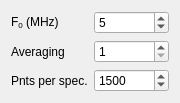
    <widget class="QWidget" name="formLayoutWidget_6">
     <property name="geometry">
      <rect>
       <x>20</x>
       <y>30</y>
       <width>180</width>
       <height>89</height>
      </rect>
     </property>
     <layout class="QFormLayout" name="formLayout_2">
      <item row="0" column="0">
       <widget class="QLabel" name="qcm_f0_label">
        <property name="text">
         <string>&lt;html&gt;&lt;head/&gt;&lt;body&gt;&lt;p&gt;F&lt;span style=&quot; vertical-align:sub;&quot;&gt;0&lt;/span&gt; (MHz)&lt;/p&gt;&lt;/body&gt;&lt;/html&gt;</string>
        </property>
        <property name="textFormat">
         <enum>Qt::RichText</enum>
        </property>
       </widget>
      </item>
      <item row="0" column="1">
       <widget class="QSpinBox" name="set_f0">
        <property name="toolTip">
         <string>Resonant frequency of QCM crystal. This is used when &quot;find resonances&quot; option is selected. </string>
        </property>
        <property name="minimum">
         <number>4</number>
        </property>
        <property name="maximum">
         <number>12</number>
        </property>
        <property name="value">
         <number>5</number>
        </property>
       </widget>
      </item>
      <item row="1" column="0">
       <widget class="QLabel" name="averaging_label">
        <property name="text">
         <string>Averaging</string>
        </property>
       </widget>
      </item>
      <item row="1" column="1">
       <widget class="QSpinBox" name="set_qcm_averaging">
        <property name="toolTip">
         <string>Number of times to average each QCM spectrum. This will make data cleaner but acquisition will be slower.</string>
        </property>
        <property name="minimum">
         <number>1</number>
        </property>
        <property name="maximum">
         <number>50</number>
        </property>
        <property name="value">
         <number>1</number>
        </property>
       </widget>
      </item>
      <item row="2" column="0">
       <widget class="QLabel" name="qcm_points_label">
        <property name="text">
         <string>Pnts per spec.</string>
        </property>
       </widget>
      </item>
      <item row="2" column="1">
       <widget class="QSpinBox" name="set_band_points">
        <property name="toolTip">
         <string>Number of points to acquire in each QCM spectrum.</string>
        </property>
        <property name="minimum">
         <number>50</number>
        </property>
        <property name="maximum">
         <number>10000</number>
        </property>
        <property name="singleStep">
         <number>50</number>
        </property>
        <property name="value">
         <number>1500</number>
        </property>
       </widget>
      </item>
     </layout>
    </widget>
